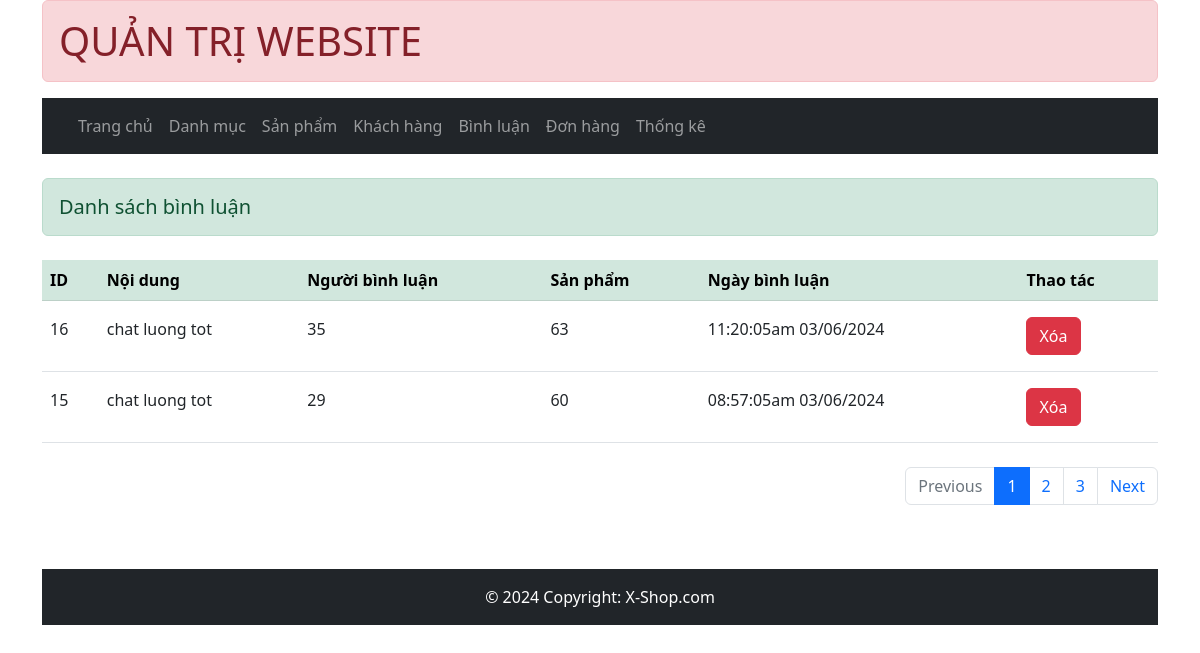
Screenshot of /admin/index.php?act=dsbl with the database file from the repository.
### tables this page shows
CREATE TABLE `binh_luan` (
  `id` int(11) NOT NULL,
  `noidung` varchar(255) NOT NULL,
  `iduser` int(11) NOT NULL,
  `idsp` int(11) NOT NULL,
  `ngaybl` varchar(30) NOT NULL
);

### model/pdo.php (called while the page is built, shortened)
<?php
function pdo_get_connection(){
    $dburl = "mysql:host=127.0.0.1;dbname=x-shop;charset=utf8";
    $username = 'root';
    $password = '12345678';
    $conn = new PDO($dburl, $username, $password);
    $conn->setAttribute(PDO::ATTR_ERRMODE, PDO::ERRMODE_EXCEPTION);
    return $conn;
}
function pdo_query($sql){
    $sql_args = array_slice(func_get_args(), 1);
    try{
        $conn = pdo_get_connection();
        $stmt = $conn->prepare($sql);
        $stmt->execute($sql_args);
        $rows = $stmt->fetchAll();
        return $rows;
    }
    catch(PDOException $e){
        throw $e;
    }
    finally{
        unset($conn);
    }
}

### model/binhluan.php (called while the page is built, shortened)
<?php
function loadall_bl($idsp) {
    $sql ="SELECT * FROM binh_luan where 1";
    if($idsp > 0 )
    $sql .=" AND idsp='".$idsp."'";
    else
    $sql .=" ORDER BY id DESC";
    $listbl = pdo_query($sql);
    return $listbl;
}
?>

### admin/binhluan/list.php (the view)
<article>
<h5 class="alert alert-success mt-4">Danh sách bình luận</h5>
       <table class="table mt-4 mb-4">
         <thead class="table-success">
           <tr>
             <th>ID</th>
             <th>Nội dung</th>
             <th>Người bình luận</th>
             <th>Sản phẩm</th>
             <th>Ngày bình luận</th>
             <th>Thao tác</th>
           </tr>
         </thead>
         <tbody>
           <?php
           foreach($listbl as $bl)  {
             extract($bl);
             $xoabl = "index.php?act=xoabl&id=".$id;
             echo '<tr>
             <td class="pb-3 pt-3">'.$id.'</td>
             <td class="pb-3 pt-3">'.$noidung.'</td>
             <td class="pb-3 pt-3">'.$iduser.'</td>
             <td class="pb-3 pt-3">'.$idsp.'</td>
             <td class="pb-3 pt-3">'.$ngaybl.'</td>
             <td class="td-opt pb-3 pt-3">
               <a href="'.$xoabl.'" class="btn btn-danger">Xóa</a>
             </td>
           </tr>';
           }
           ?>
         </tbody>
       </table>
       <div class="wrap-btn" style="display: flex; justify-content: end">
         <nav aria-label="...">
           <ul class="pagination">
             <li class="page-item disabled">
               <span class="page-link">Previous</span>
             </li>
             <li class="page-item active">
               <a class="page-link" href="#">1</a>
             </li>
             <li class="page-item" aria-current="page">
               <span class="page-link">2</span>
             </li>
             <li class="page-item"><a class="page-link" href="#">3</a></li>
             <li class="page-item">
               <a class="page-link" href="#">Next</a>
             </li>
           </ul>
         </nav>
       </div>
     </article>

### view/css/style.css (style rules this page uses)
.td-opt > a { text-decoration: none; transition: all 0.4s ease; color: #ffff; }

### rows the page displays
binh_luan: id "16", noidung "chat luong tot", iduser "35", idsp "63", ngaybl "11:20:05am 03/06/2024"
binh_luan: id "15", noidung "chat luong tot", iduser "29", idsp "60", ngaybl "08:57:05am 03/06/2024"
